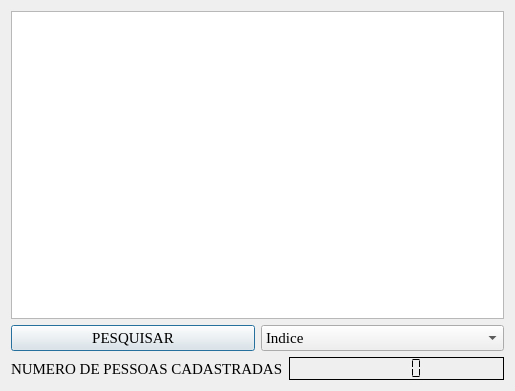
<?xml version="1.0" encoding="UTF-8"?>
<ui version="4.0">
 <class>most_cadastro</class>
 <widget class="QDialog" name="most_cadastro">
  <property name="geometry">
   <rect>
    <x>0</x>
    <y>0</y>
    <width>515</width>
    <height>391</height>
   </rect>
  </property>
  <property name="windowTitle">
   <string>MOSTRAR PESSOAS CADASTRADAS</string>
  </property>
  <layout class="QVBoxLayout" name="verticalLayout">
   <item>
    <widget class="QTableView" name="tableView"/>
   </item>
   <item>
    <layout class="QHBoxLayout" name="horizontalLayout_2">
     <item>
      <widget class="QPushButton" name="pushButton">
       <property name="font">
        <font>
         <family>Times New Roman</family>
         <pointsize>11</pointsize>
        </font>
       </property>
       <property name="text">
        <string>PESQUISAR</string>
       </property>
      </widget>
     </item>
     <item>
      <widget class="QComboBox" name="comboBox">
       <property name="font">
        <font>
         <family>Times New Roman</family>
         <pointsize>11</pointsize>
        </font>
       </property>
       <item>
        <property name="text">
         <string>Indice</string>
        </property>
       </item>
       <item>
        <property name="text">
         <string>Nome_leitor</string>
        </property>
       </item>
       <item>
        <property name="text">
         <string>Telefone</string>
        </property>
       </item>
       <item>
        <property name="text">
         <string>Rua</string>
        </property>
       </item>
       <item>
        <property name="text">
         <string>Numero</string>
        </property>
       </item>
       <item>
        <property name="text">
         <string>Bairro</string>
        </property>
       </item>
       <item>
        <property name="text">
         <string>Cidade</string>
        </property>
       </item>
       <item>
        <property name="text">
         <string>Estado</string>
        </property>
       </item>
       <item>
        <property name="text">
         <string>CEP</string>
        </property>
       </item>
       <item>
        <property name="text">
         <string>E_mail</string>
        </property>
       </item>
       <item>
        <property name="text">
         <string>CPF</string>
        </property>
       </item>
       <item>
        <property name="text">
         <string>RG</string>
        </property>
       </item>
      </widget>
     </item>
    </layout>
   </item>
   <item>
    <layout class="QHBoxLayout" name="horizontalLayout">
     <item>
      <widget class="QLabel" name="label">
       <property name="font">
        <font>
         <family>Times New Roman</family>
         <pointsize>11</pointsize>
        </font>
       </property>
       <property name="text">
        <string>NUMERO DE PESSOAS CADASTRADAS</string>
       </property>
      </widget>
     </item>
     <item>
      <widget class="QLCDNumber" name="lcdNumber">
       <property name="frameShadow">
        <enum>QFrame::Plain</enum>
       </property>
       <property name="segmentStyle">
        <enum>QLCDNumber::Flat</enum>
       </property>
      </widget>
     </item>
    </layout>
   </item>
  </layout>
 </widget>
 <resources/>
 <connections/>
</ui>
